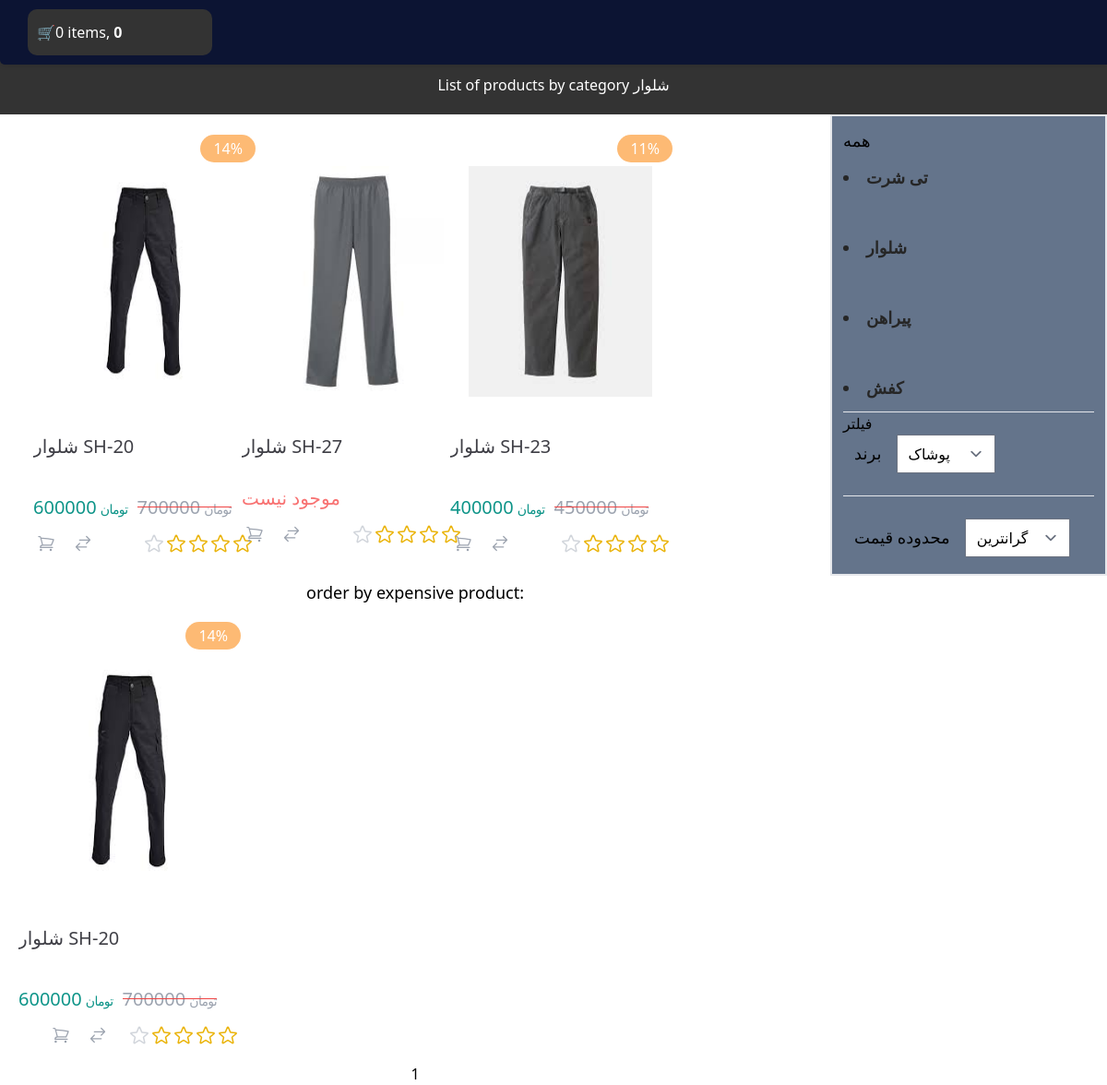
The page /product/shlor on the database its author committed.
### shop/models.py (models this page shows, shortened)
class Category(models.Model):
    name = models.CharField(max_length=255)
    slug = models.SlugField(max_length=255, unique=True)
    class Meta:
        ordering = ['name']
        indexes = [
            models.Index(fields=['name'])
        ]
    def get_absolute_url(self):
        return reverse('shop:product_by_category', args=[self.slug])

class Product(models.Model):
    category = models.ForeignKey(Category, related_name='products', on_delete=models.CASCADE)
    name = models.CharField(max_length=255)
    slug = models.SlugField(max_length=255)
    description = models.TextField(max_length=1200)
    inventory = models.PositiveIntegerField(default=0)
    price = models.PositiveIntegerField(default=0)
    weight = models.PositiveIntegerField(default=0)
    off = models.PositiveIntegerField(default=0)
    new_price = models.PositiveIntegerField(default=0)
    created = models.DateTimeField(auto_now_add=True)
    updated = models.DateTimeField(auto_now=True)
    class Meta:
        ordering = ['-created']
        indexes = [
            models.Index(fields=['id', 'slug']),
            models.Index(fields=['name']),
            models.Index(fields=['-created']),
        ]
    def percent(self):
        return round((self.off/self.price)*100)

class Image(models.Model):
    product = models.ForeignKey(Product, on_delete=models.CASCADE, related_name="images")
    file = models.ImageField(upload_to="product_images/%Y/%m/%d")
    title = models.CharField(max_length=250, null=True, blank=True)
    description = models.TextField(null=True, blank=True)
    created = models.DateTimeField(auto_now_add=True)
    class Meta:
        ordering = ['-created']
        indexes = [
            models.Index(fields=['-created'])
        ]

### shop/views.py (the view)
# urls.py: path('product/', views.product_list, name='product_list'),
def product_list(request, category_slug=None):
    category = None
    categories = Category.objects.all()
    products = Product.objects.all()
    if category_slug:
        category = get_object_or_404(Category, slug=category_slug)
        products = products.filter(category=category)
    paginator = Paginator(products, 4)
    page_number = request.GET.get('page', 1)
    try:
        products = paginator.page(page_number)
    except EmptyPage:
        products = paginator.page(paginator.num_pages)
    except PageNotAnInteger:
        products = paginator.page(1)
    context = {
        'category': category,
        'categories': categories,
        'products': products
    }
    return render(request, 'shop/list.html', context)

### cart/cart.py (called while the page is built)
    def __len__(self):
        return sum(item['quantity'] for item in self.cart.values())

    def get_total_price(self):
        price = sum(item['price'] * item['quantity'] for item in self.cart.values())
        return price

### cart/context_processor.py (called while the page is built)
def cart(request):
    return {'cart': Cart(request)}

### shop/templatetags/template_tag.py (called while the page is built)
@register.simple_tag()
def most_expensive():
    return Product.objects.all().order_by('-new_price')[:5]

### shop/templates/shop/list.html (shortened to what this page needs)
{% extends 'parent/base.html' %}
{% load static tailwind_tags %}
{% load static %}
{% block content %}
{% load template_tag%}
    <head dir="rtl">
        {% tailwind_css %}
    </head>
<div class="header fix">
    {% if category %}
        <h3>List of products by category {{ category.name }}</h3>
    {% else %}
        <h1> list product</h1>
    {% endif %}
</div>
<div class="flex justify-evenly items-first">
    <div class="flex flex-col items-center gap-x-5">
        <div class="" >
            <div class="grid grid-cols-4 gap-x-1">
        {%for i in products%}
            <div class="w-[300px]">
                <div class="child:rounded-2xl child:bg-white child:shadow-normal m-3 w-[300px] ">
                    <a href="{% url 'shop:product_detail' i.id i.slug %}">
                        <div class="dark:bg-zinc-700 justify-between p-2 m-4 relative  w-[255px] h-[472px] ">
                            <div class="p-5  pt-8 mb-5">
                                <img src="{{ i.images.first.file.url }} " class=" h-[250px] w-[250px] mx-auto my-auto items-center" loading="lazy">
                            </div>
                            {% if  i.off and i.inventory %}
                            <span class="absolute top-1.5 right-1.5 rounded-full  block h-[30px] leading-[30px] bg-orange-300 text-white dark:text-zinc-700 px-3.5">{{i.percent}}%</span>
                            {% endif %}
                            <h5 class="font-dana-medium text-xl h-14 text-zinc-700 dark:text-white line-clamp-2"> {{ i.name }}</h5>
                    </a>
            {% if not i.inventory %}
                <div>
                    <span class="text-red-400  text-xl pt-3">موجود نیست</span>
                </div>
            {% else %}
            <div class="mt-2.5 flex gap-x-2.5">
                <div class="text-teal-600 dark:text-emerald-500 ">
                    <span class="font-dana-demibold text-xl"> {{ i.new_price }}</span>
                    <span class="text-sm tracking-tighter ">تومان</span>
                </div>
                {% if i.off %}
                    <div class="offer  text-gray-400">
                        <span class="font-dana-regular text-xl"> {{ i.price }}</span>
                        <span class="text-sm tracking-tighter ">تومان</span>
                    </div>
                {% endif %}
            </div>
        {% endif %}
            <div class=" flex items-center  justify-between mt-2.5">
                <div class="flex gap-x-3 ">
                    <a href="{% url 'cart:add_to_cart' i.id %}">
                    <span class="text-gray-400 dark:bg-zinc-800 hover:bg-teal-600 cursor-pointer dark:hover:bg-emerald-500 transition-all hover:text-white rounded-full flex items-center justify-center w-fit">
                        <svg class="h-[30px] w-[28px]  p-1 ">
                            <use href="#shopping-cart"></use>
                        </svg>
                    </span>
                    </a>
                    <span class="text-gray-400 cursor-pointer dark:hover:text-emerald-500 transition-all hover:text-teal-600    rounded-full flex items-center justify-center w-fit">
                        <svg class="h-[30px] w-[28px]  p-1 ">
                            <use href="#arrow-right-left"></use>
                        </svg>
                    </span>
                </div>
                <div class="flex text-yellow-500  ">
                    <svg class="w-6 h-6 h text-gray-300 dark:text-gray-400 ">
                        <use href="#star"></use>
                    </svg>
                    <svg class="w-6 h-6 ">
                        <use href="#star"></use>
                    </svg>
                    <svg class="w-6 h-6 ">
                        <use href="#star"></use>
                    </svg>
                    <svg class="w-6 h-6 ">
                        <use href="#star"></use>
                    </svg>
                    <svg class="w-6 h-6 ">
                        <use href="#star"></use>
                    </svg>
                </div>
            </div>
                </div>
            </div>
        </div>
        {%endfor%}
    </div>
    <h1 class="text-lg">order by expensive product: </h1>
    <div class="grid grid-cols-4">
    {% most_expensive as ep %}
    {% for i in ep %}
        {% if i.inventory%}
            <div class="flex flex-nowrap">
                <div class="child:rounded-2xl child:bg-white child:shadow-normal m-3  flex">
                    <a href="{% url 'shop:product_detail' i.id i.slug %}">
                        <div class="dark:bg-zinc-700 justify-between p-2 relative m-auto w-[255px] h-[472px] ">
                            <div class="p-5  pt-8 mb-5">
                                <img src="{{ i.images.first.file.url }} " class=" h-[255px] w-[250px] mx-auto my-auto items-center" loading="lazy">
                        </div>
                        {% if  i.off and i.inventory %}
                            <span class="absolute top-1.5 right-1.5 rounded-full  block h-[30px] leading-[30px] bg-orange-300 text-white dark:text-zinc-700 px-3.5">{{i.percent}}%</span>
                        {% endif %}
                         <h5 class="font-dana-medium text-xl h-14 text-zinc-700 dark:text-white line-clamp-2"> {{ i.name }}</h5>
                        {% if i.inventory %}
                        <div class="mt-2.5 flex gap-x-2.5">
                             <div class="text-teal-600 dark:text-emerald-500 ">
                                <span class="font-dana-demibold text-xl"> {{ i.new_price }}</span>
                                <span class="text-sm tracking-tighter ">تومان</span>
                             </div>
                            {% if i.off %}
                              <div class="offer  text-gray-400">
                                 <span class="font-dana-regular text-xl"> {{ i.price }}</span>
                                 <span class="text-sm tracking-tighter ">تومان</span>
                             </div>
                            {% endif %}
                         </div>
                {% endif %}
            <div class=" flex items-center  justify-between mt-2.5">
                <div class="flex gap-x-3 ">
                    <a href="{% url 'cart:add_to_cart' i.id %}">
                    <span class="text-gray-400 dark:bg-zinc-800 hover:bg-teal-600 cursor-pointer dark:hover:bg-emerald-500 transition-all hover:text-white rounded-full flex items-center justify-center w-fit">
                        <svg class="h-[30px] w-[28px]  p-1 ">
                            <use href="#shopping-cart"></use>
                        </svg>
                    </span>
                    </a>
                    <span class="text-gray-400 cursor-pointer dark:hover:text-emerald-500 transition-all hover:text-teal-600    rounded-full flex items-center justify-center w-fit">
                        <svg class="h-[30px] w-[28px]  p-1 ">
                            <use href="#arrow-right-left"></use>
                        </svg>
                    </span>
                </div>
                <div class="flex text-yellow-500  ">
                    <svg class="w-6 h-6 h text-gray-300 dark:text-gray-400 ">
                        <use href="#star"></use>
                    </svg>
                    <svg class="w-6 h-6 ">
                        <use href="#star"></use>
                    </svg>
                    <svg class="w-6 h-6 ">
                        <use href="#star"></use>
                    </svg>
                    <svg class="w-6 h-6 ">
                        <use href="#star"></use>
                    </svg>
                    <svg class="w-6 h-6 ">
                        <use href="#star"></use>
                    </svg>
                </div>
            </div>
                </div>
            </div>
        </div>
        {%endif%}
    {% endfor %}
    </div>
    <div class="text-center justify-between">
            {% include 'partials/pagination.html' with page=products %}
    </div>
    <div class="w-[300px] h-[500px] ">
            <div class="bg-slate-500 p-3 border-2 w-[300px] h-[500px] relative " >
          <a href="{% url 'shop:product_list' %}" class="text-lg">همه</a>
        {% for ct in categories %}
        <br>
        <div class="py-3 text-stone-800">
            <a href="{{ ct.get_absolute_url }}" class="text-neutral-800 text-lg font-bold"><li>{{ ct.name }}</li></a>
        </div>
        {% endfor %}       <hr>
        <span>فیلتر</span>
        <div class="">
            <span class="m-3 text-lg">برند</span>
            <select id="car" onchange="ChangeCarList()">
             <option value="">پوشاک</option>
            </select>
            <br>
            <br>
            <hr>
            <br>
            <span class="m-3 text-lg">محدوده قیمت</span>
            <select id="car۱" onchange="ChangeCarList()">
             <option value="">گرانترین</option>
            </select>
        </div>
    </div>
    </div>
{% endblock %}

### shop/templates/static/css/base.css (style rules this page uses)
.header { text-align:center; padding: 20px; background-color: #333; color: #fff; margin-top:60px; }
a:link, a:visited { text-decoration: none; }

### rows shown on the page
Category: name "شلوار"
Product: images.first.file (picture), percent "14", name "شلوار SH-20", new_price "600000", price "700000"
Product: images.first.file (picture), name "شلوار SH-27", inventory "موجود نیست"
Product: images.first.file (picture), percent "11", name "شلوار SH-23", new_price "400000", price "450000"
Category: name "تی شرت"
Category: name "پیراهن"
Category: name "کفش"

### other values the page prints
{{ item_count }} "0"
{{ cart.get_total_price }} "0"
{{ num }} "1"
